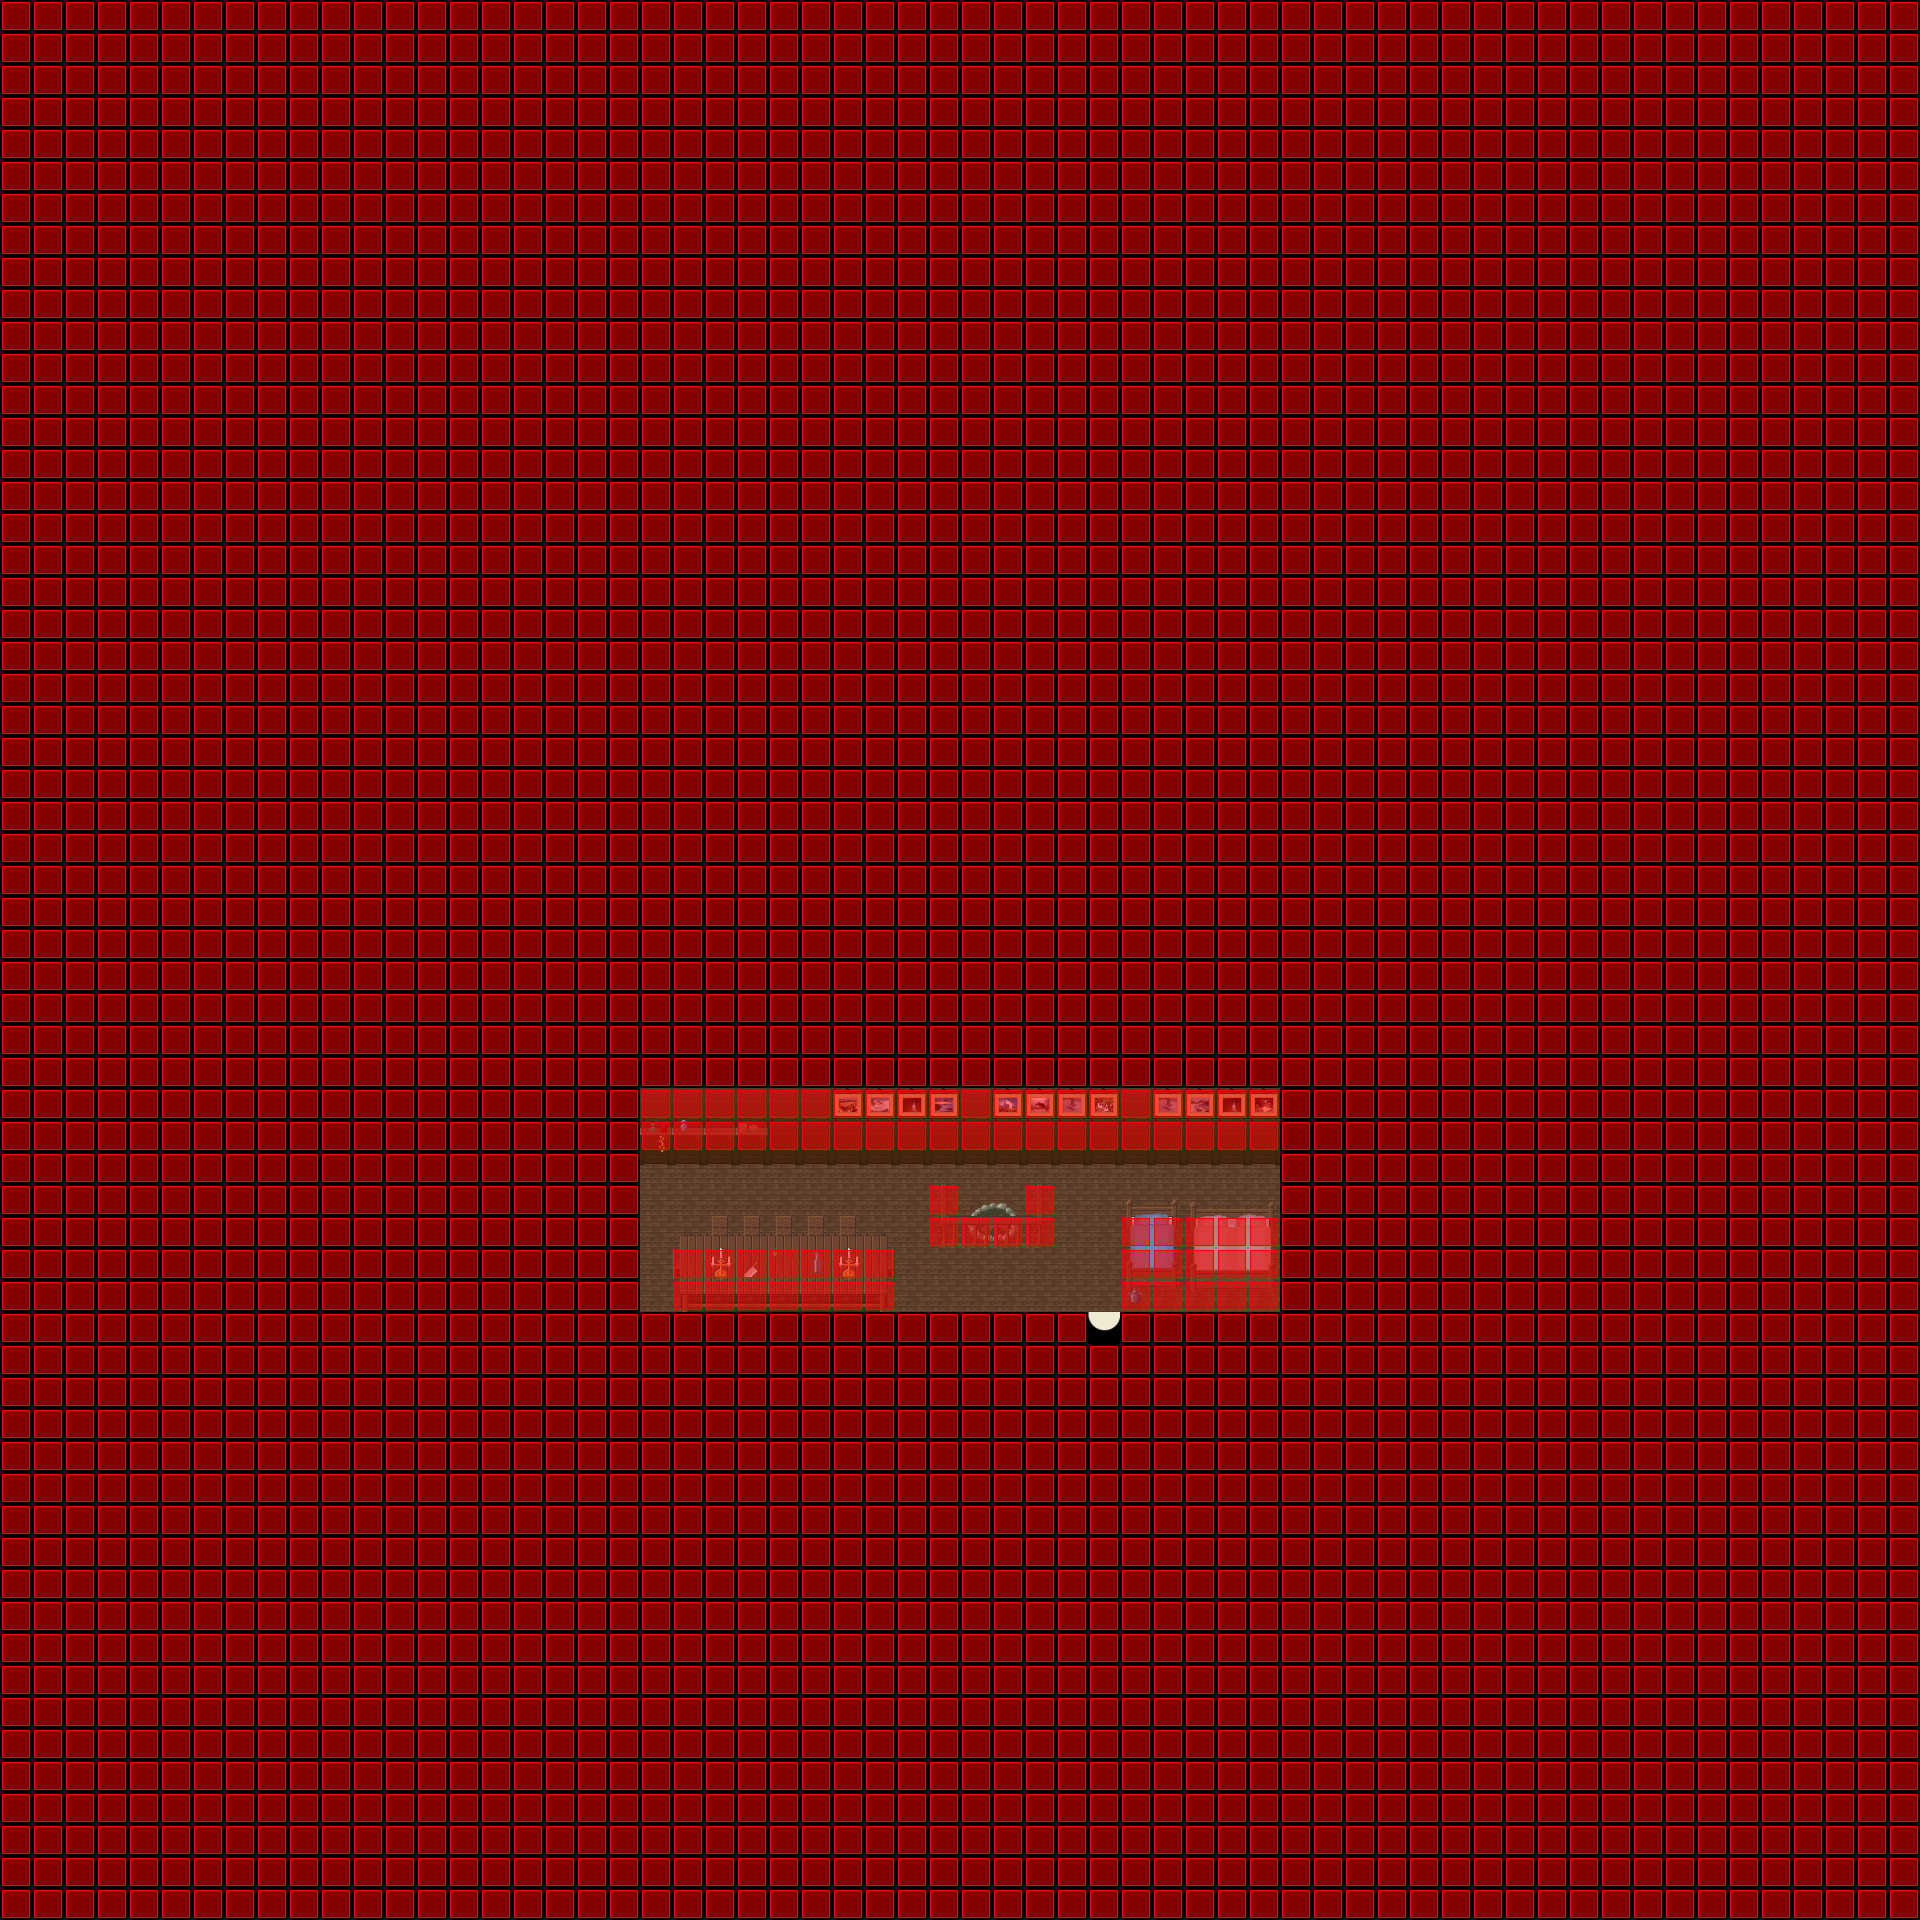

This game map was drawn from its Tiled (.tmx) file and the tilesets committed beside it. A one-line description and the trimmed map source follow:
An orthogonal 60x60 tile map with 32x32 px tiles, 7 tile layers (Ground, Ground, Ground, Ground, ...), 6 tilesets and 2 objects (SCRIPT, WARP).

<map version="1.0" orientation="orthogonal" width="60" height="60" tilewidth="32" tileheight="32">
 <properties>
  <property name="music" value="faith.ogg" />
 </properties>
 <tileset firstgid="1" name="collision1_32_32" tilewidth="32" tileheight="32">
  <image source="../graphics/tiles/collision1_32_32.png" width="1024" height="1024" />
 </tileset>
 <tileset firstgid="1025" name="indoor3_32_32" tilewidth="32" tileheight="32">
  <image source="../graphics/tiles/indoor3_32_32.png" width="1024" height="1024" />
 </tileset>
 <tileset firstgid="2049" name="indoor2_32_32" tilewidth="32" tileheight="32">
  <image source="../graphics/tiles/indoor2_32_32.png" width="1024" height="1024" />
 </tileset>
 <tileset firstgid="3073" name="indoor2_32_64" tilewidth="32" tileheight="64">
  <image source="../graphics/tiles/indoor2_32_64.png" width="1024" height="1024" />
 </tileset>
 <tileset firstgid="3585" name="indoor2_32_96" tilewidth="32" tileheight="96">
  <image source="../graphics/tiles/indoor2_32_96.png" width="1024" height="960" />
 </tileset>
 <tileset firstgid="3905" name="indoor1_32_64" tilewidth="32" tileheight="64">
  <image source="../graphics/tiles/indoor1_32_64.png" width="1024" height="1024" />
 </tileset>
 <layer name="Ground" width="60" height="60">
  <data>[3600 cells, 3600 non-empty, 7 distinct tile ids]</data>
 </layer>
 <layer name="Ground" width="60" height="60">
  <data>[3600 cells, 60 non-empty, 3 distinct tile ids]</data>
 </layer>
 <layer name="Ground" width="60" height="60">
  <data>[3600 cells, 56 non-empty, 41 distinct tile ids]</data>
 </layer>
 <layer name="Ground" width="60" height="60">
  <data>[3600 cells, 6 non-empty, 5 distinct tile ids]</data>
 </layer>
 <layer name="Fringe" width="60" height="60">
  <data>[3600 cells, 0 non-empty, 0 distinct tile ids]</data>
 </layer>
 <layer name="Over" width="60" height="60">
  <data>[3600 cells, 12 non-empty, 8 distinct tile ids]</data>
 </layer>
 <layer name="Collision" width="60" height="60">
  <data>[3600 cells, 3534 non-empty, 1 distinct tile ids]</data>
 </layer>
 <objectgroup name="Object" width="60" height="60">
  <object name="External Map Events" type="SCRIPT" x="0" y="0">
   <properties>
    <property name="FILENAME" value="scripts/maps/iw-nelaro-house11-o00-o00-o00.lua" />
   </properties>
  </object>
  <object name="Warp to city" type="WARP" x="1088" y="1313" width="32" height="32">
   <properties>
    <property name="DEST_MAP" value="ow-o0000-n0004-o0000" />
    <property name="DEST_X" value="3568" />
    <property name="DEST_Y" value="2384" />
   </properties>
  </object>
 </objectgroup>
</map>
